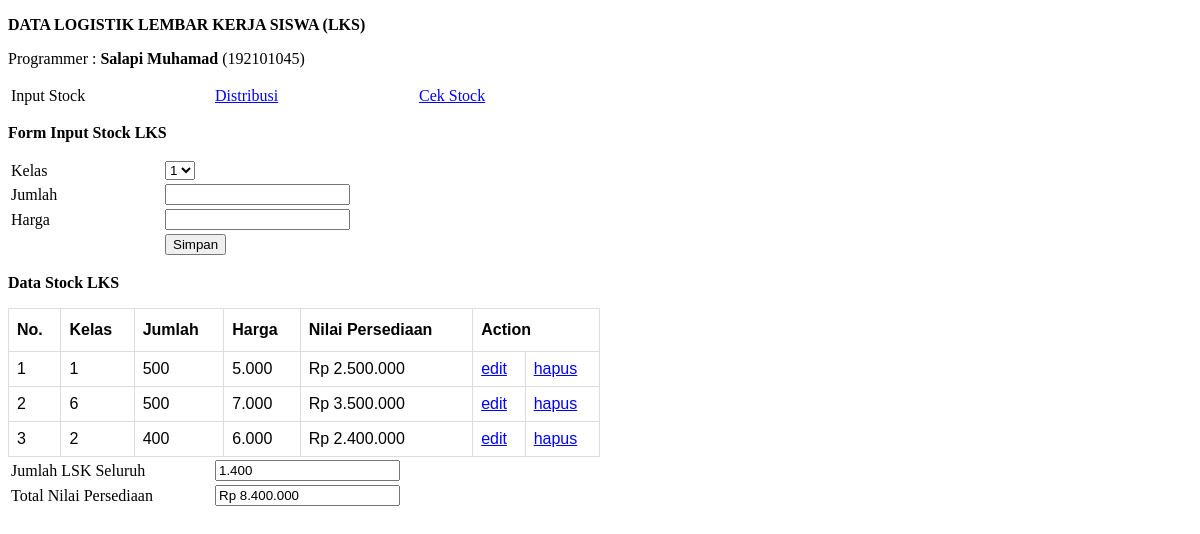
The page / on the database its author committed.
### tables this page shows
CREATE TABLE `stok` (
  `id` int(11) NOT NULL AUTO_INCREMENT,
  `kelas` char(1) DEFAULT NULL,
  `jumlah` int(11) DEFAULT NULL,
  `harga` int(11) DEFAULT NULL,
  PRIMARY KEY (`id`)
);

### index.php (the view, shortened to what this page needs)
<?php include "database.php"; ?>
<!DOCTYPE html>
<html lang="en">
<head>
</head>
<body>
    <p><strong>DATA LOGISTIK LEMBAR KERJA SISWA (LKS)</strong></p>
    <p>Programmer : <strong>Salapi Muhamad</strong> (192101045)</p>
    <table>
        <tr>
            <td style="width: 200px;"><a>Input Stock</a></td>
            <td style="width: 200px;"><a href="distribusi.php">Distribusi</a></td>
            <td><a href="cekstok.php">Cek Stock</a></td>
        </tr>
    </table>
    <p><strong>Form Input Stock LKS</strong></p>
    <form action="index.php" method="POST">
        <table>
            <tr>
                <td style="width: 150px;">Kelas</td>
                <td>
                    <select name="kelas" id="kelas" required>
                        <?php for($i = 1; $i <= 6; $i++) : ?>
                        <option
                            value="<?=$i;?>"
                            <?php if(isset($_GET['edit'])) : ?>
                            <?php if($i == $row['kelas']) : ?> selected <?php endif; ?>
                            <?php endif; ?>
                        >
                        <?=$i;?>
                        </option>
                        <?php endfor; ?>
                    </select>
                </td>
            </tr>
            <tr>
                <td>Jumlah</td>
                <td>
                    <input type="number" name="jumlah" id="jumlah" min="1" value="<?=$row['jumlah'] ?? '';?>" required>
                </td>
            </tr>
            <tr>
                <td>Harga</td>
                <td>
                    <input type="number" name="harga" id="harga" min="1" value="<?=$row['harga'] ?? '';?>" required>
                </td>
            </tr>
            <tr>
                <td>&nbsp;</td>
                <td>
                    <?php if(isset($_GET['edit'])){ ?>
                    <input type="submit" name="edit" id="edit" value="Simpan">
                    <?php }else{ ?>
                    <input type="submit" name="submit" id="submit" value="Simpan">
                    <?php } ?>
                </td>
            </tr>
        </table>
    </form>
    <p><strong>Data Stock LKS</strong></p>
    <table  id="customers">
        <tr>
            <th>No.</th>
            <th>Kelas</th>
            <th>Jumlah</th>
            <th>Harga</th>
            <th>Nilai Persediaan</th>
            <th colspan="2">Action</th>
        </tr>
        <?php
        $sql = "select * from stok where jumlah > 0";
        $query = mysqli_query($db, $sql);
        $i = 1;
        while($row = mysqli_fetch_assoc($query)) :
        ?>
        <tr>
            <td><?=$i++;?></td>
            <td><?=$row['kelas'];?></td>
            <td><?=number_format($row['jumlah'], 0, ',', '.');?></td>
            <td><?=number_format($row['harga'], 0, ',', '.');?></td>
            <td>Rp <?=number_format($row['jumlah'] * $row['harga'], 0, ',', '.');?></td>
            <td><a href="index.php?edit=<?=$row['id'];?>">edit</a></td>
            <td><a href="index.php?delete=<?=$row['id'];?>" onclick="return confirm('Anda yakin ingin menghapus ini?')">hapus</a></td>
        </tr>
        <?php endwhile; ?>
    </table>
    <table>
        <tr>
            <td style="width: 200px;">Jumlah LSK Seluruh</td>
            <?php
            $sql = "select sum(jumlah) jumlah from stok where jumlah > 0";
            $query = mysqli_query($db, $sql);
            $row = mysqli_fetch_assoc($query);
            ?>
            <td><input type="text" name="jum" id="jum" value="<?=number_format($row['jumlah'], 0, ',', '.');?>" readonly></td>
        </tr>
        <tr>
            <td>Total Nilai Persediaan</td>
            <?php
            $sql = "select sum(jumlah*harga) jumlah from stok where jumlah > 0";
            $query = mysqli_query($db, $sql);
            $row = mysqli_fetch_assoc($query);
            ?>
            <td><input type="text" name="nil" id="nil" value="Rp <?=number_format($row['jumlah'], 0, ',', '.');?>" readonly></td>
        </tr>
    </table>
</body>
</html>

### index.php (style rules this page uses)
a:link { color: blue; }
#customers { font-family: Arial, Helvetica, sans-serif; border-collapse: collapse; width: 50%; }
#customers td, #customers th { border: 1px solid #ddd; padding: 8px; }
#customers th { padding-top: 12px; padding-bottom: 12px; text-align: left; color: black; }

### rows shown on the page
stok: kelas "1", jumlah "500", harga "5.000", $row['jumlah'] * $row['harga'] "2.500.000"
stok: kelas "6", jumlah "500", harga "7.000", $row['jumlah'] * $row['harga'] "3.500.000"
stok: kelas "2", jumlah "400", harga "6.000", $row['jumlah'] * $row['harga'] "2.400.000"

### other values the page prints
form field kelas "1"
